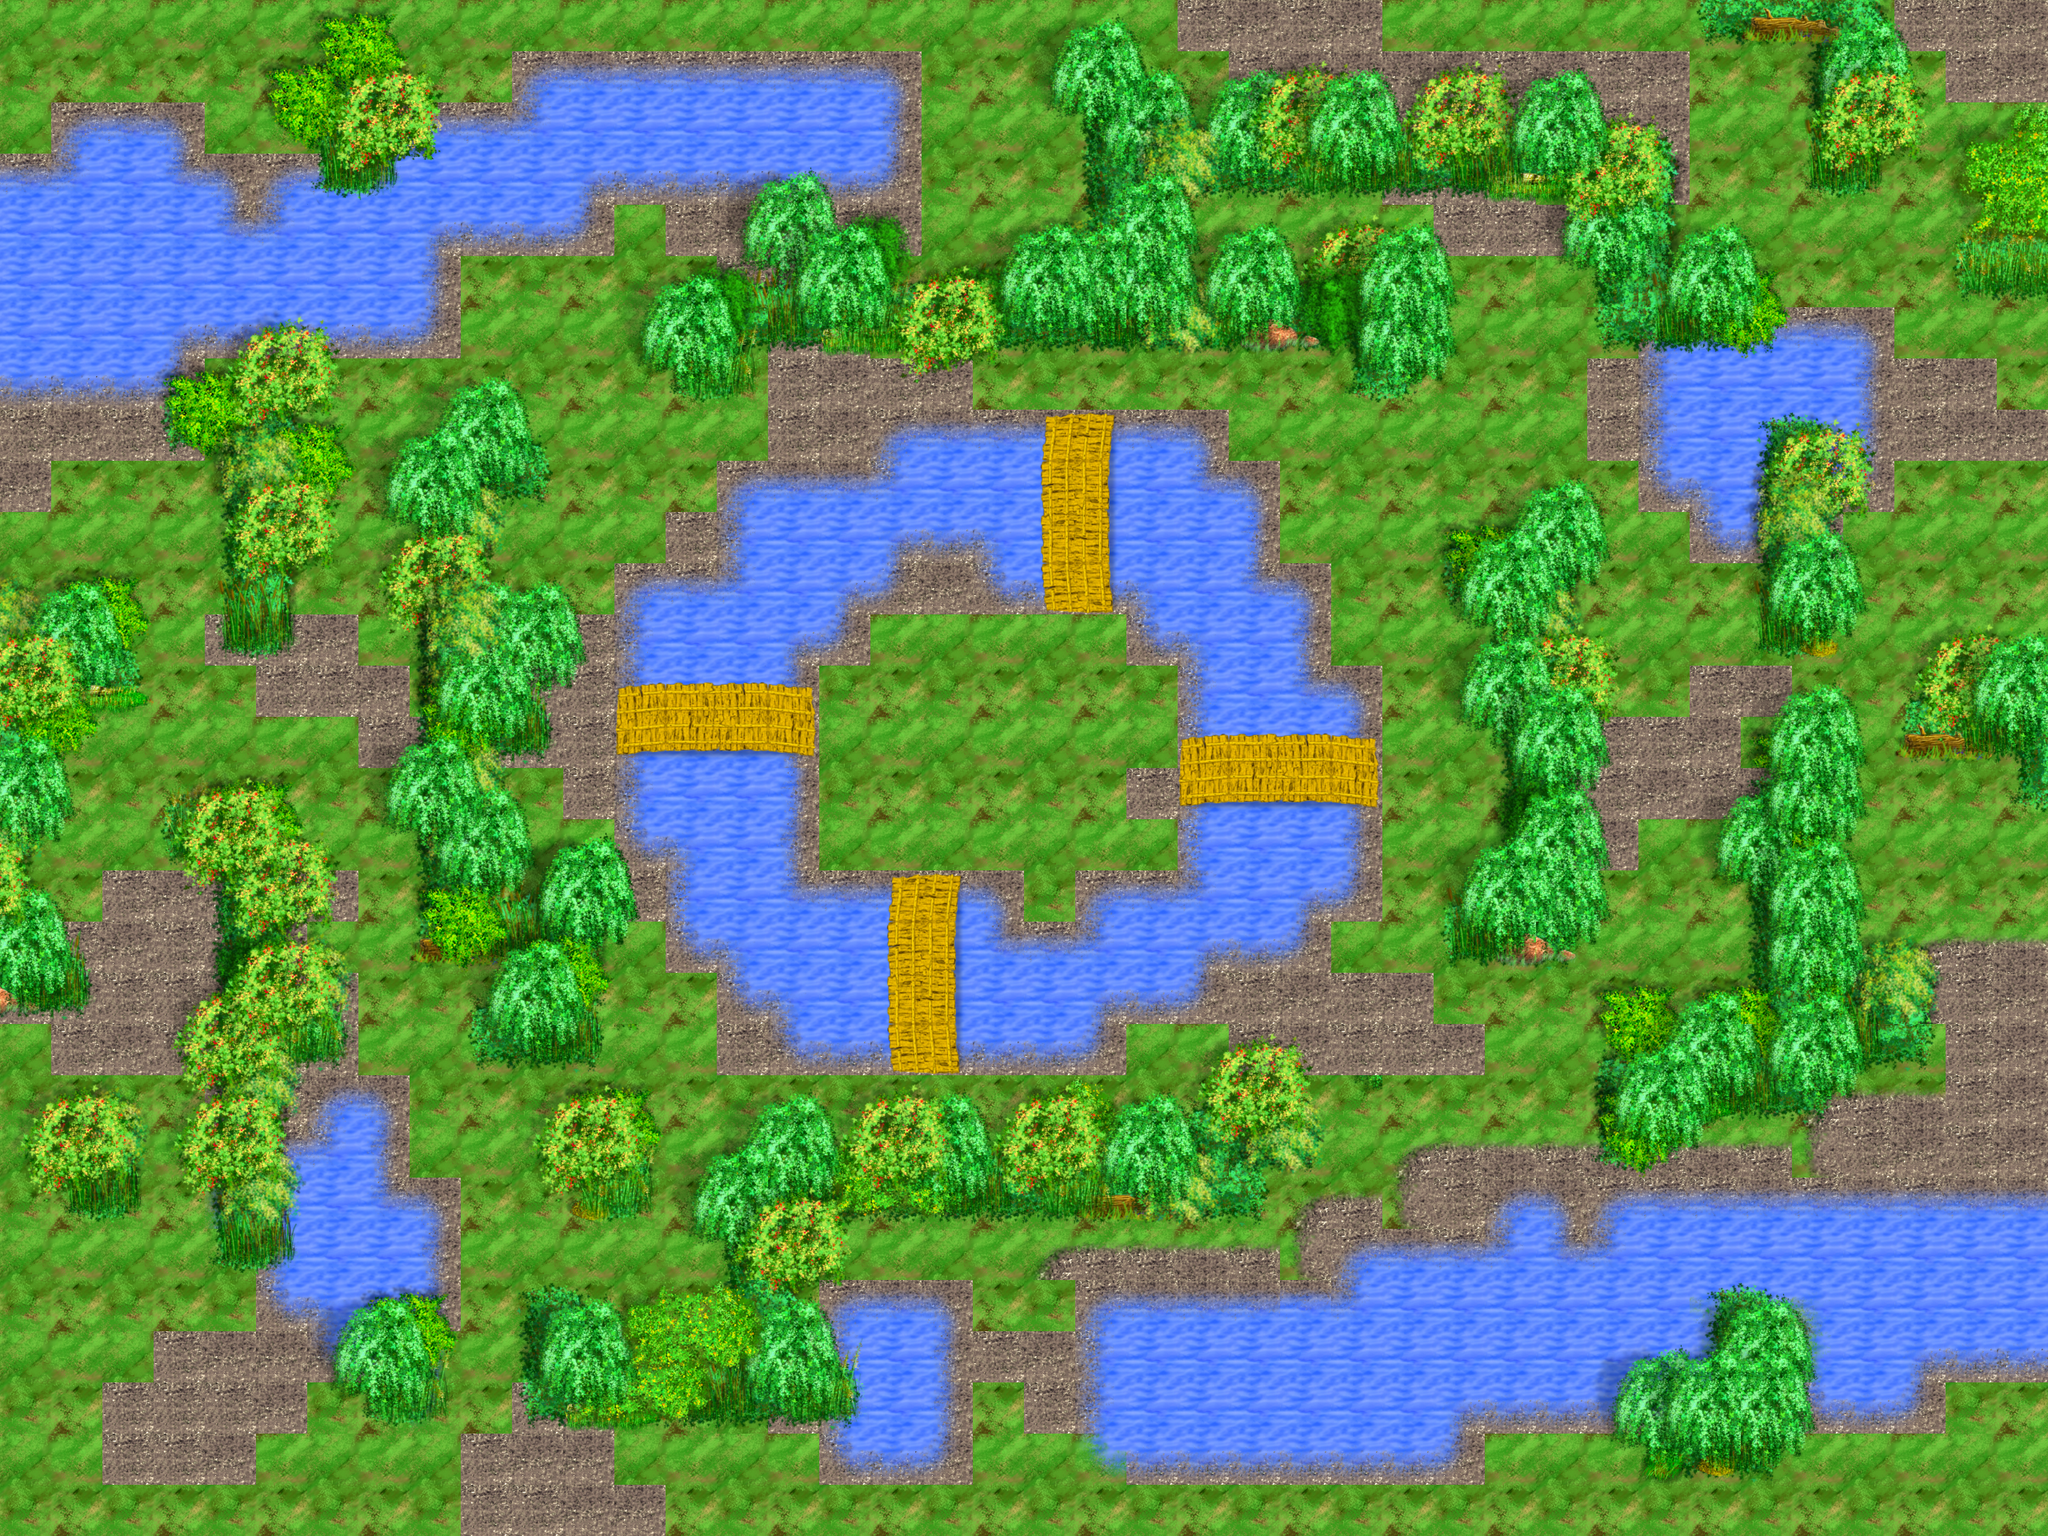

Rendered tile map (Tiled .tmx) drawn with the repository's tilesets; below, a short description and the map source with its tile grids summarised:
An orthogonal 40x30 tile map with 64x64 px tiles, 14 tile layers (grass, dirt, waste, wastes 2, ...), 1 hidden layer not drawn, 4 tilesets.

<map version="0.99b" orientation="orthogonal" width="40" height="30" tilewidth="64" tileheight="64">
 <properties>
  <property name="spawn:2" value="@11,7" />
  <property name="spawn:1" value="@10,22" />
  <property name="spawn:4" value="@28,22" />
  <property name="spawn:3" value="@29,7" />
 </properties>
 <tileset name="terrains" firstgid="1" tilewidth="64" tileheight="64">
  <image source="../tiles/terrains_tileset.png" />
 </tileset>
 <tileset name="trees" firstgid="151" tilewidth="64" tileheight="64">
  <image source="../tiles/trees_tileset.png" />
 </tileset>
 <tileset name="objects" firstgid="271" tilewidth="64" tileheight="64">
  <image source="../tiles/objects_tileset.png" />
 </tileset>
 <tileset name="fences" firstgid="341" tilewidth="64" tileheight="64">
  <image source="../tiles/borders_tileset.png" />
 </tileset>
 <layer name="grass" width="40" height="30">
  <properties>
   <property name="z" value="-1000" />
  </properties>
  <data>[1200 cells, 1200 non-empty, 4 distinct tile ids]</data>
  <tileproperties />
 </layer>
 <layer name="dirt" width="40" height="30">
  <data>[1200 cells, 3 non-empty, 1 distinct tile ids]</data>
  <tileproperties />
 </layer>
 <layer name="waste" width="40" height="30">
  <data>[1200 cells, 439 non-empty, 7 distinct tile ids]</data>
  <tileproperties />
 </layer>
 <layer name="wastes 2" width="40" height="30">
  <data>[1200 cells, 0 non-empty, 0 distinct tile ids]</data>
  <tileproperties />
 </layer>
 <layer name="water" width="40" height="30">
  <properties>
   <property name="pierceable" value="true" />
   <property name="impassability" value="100" />
  </properties>
  <data>[1200 cells, 339 non-empty, 9 distinct tile ids]</data>
  <tileproperties />
 </layer>
 <layer name="water details" width="40" height="30">
  <properties>
   <property name="pierceable" value="true" />
   <property name="impassability" value="100" />
  </properties>
  <data>[1200 cells, 53 non-empty, 4 distinct tile ids]</data>
  <tileproperties />
 </layer>
 <layer name="road" width="40" height="30">
  <properties>
   <property name="impassability" value="0" />
  </properties>
  <data>[1200 cells, 32 non-empty, 16 distinct tile ids]</data>
  <tileproperties />
 </layer>
 <layer name="green fence" width="40" height="30">
  <properties>
   <property name="z" value="150" />
   <property name="impassability" value="100" />
  </properties>
  <data>[1200 cells, 283 non-empty, 34 distinct tile ids]</data>
  <tileproperties />
 </layer>
 <layer name="green fence 2" width="40" height="30">
  <properties>
   <property name="impassability" value="100" />
  </properties>
  <data>[1200 cells, 64 non-empty, 25 distinct tile ids]</data>
  <tileproperties />
 </layer>
 <layer name="fence details" width="40" height="30">
  <data>[1200 cells, 46 non-empty, 25 distinct tile ids]</data>
  <tileproperties />
 </layer>
 <layer name="fence details 2" width="40" height="30">
  <data>[1200 cells, 179 non-empty, 34 distinct tile ids]</data>
  <tileproperties />
 </layer>
 <layer name="the plan" width="40" height="30" visible="0" opacity="0.54">
  <properties>
   <property name="visible-if-damaged" value="true" />
   <property name="hp" value="10000" />
  </properties>
  <data>[1200 cells, 672 non-empty, 2 distinct tile ids]</data>
  <tileproperties />
 </layer>
 <layer name="trees" width="40" height="30">
  <data>[1200 cells, 267 non-empty, 43 distinct tile ids]</data>
  <tileproperties />
 </layer>
 <layer name="trees 2" width="40" height="30">
  <data>[1200 cells, 313 non-empty, 26 distinct tile ids]</data>
  <tileproperties />
 </layer>
 <layer name="trees3" width="40" height="30">
  <data>[1200 cells, 292 non-empty, 28 distinct tile ids]</data>
  <tileproperties />
 </layer>
</map>
